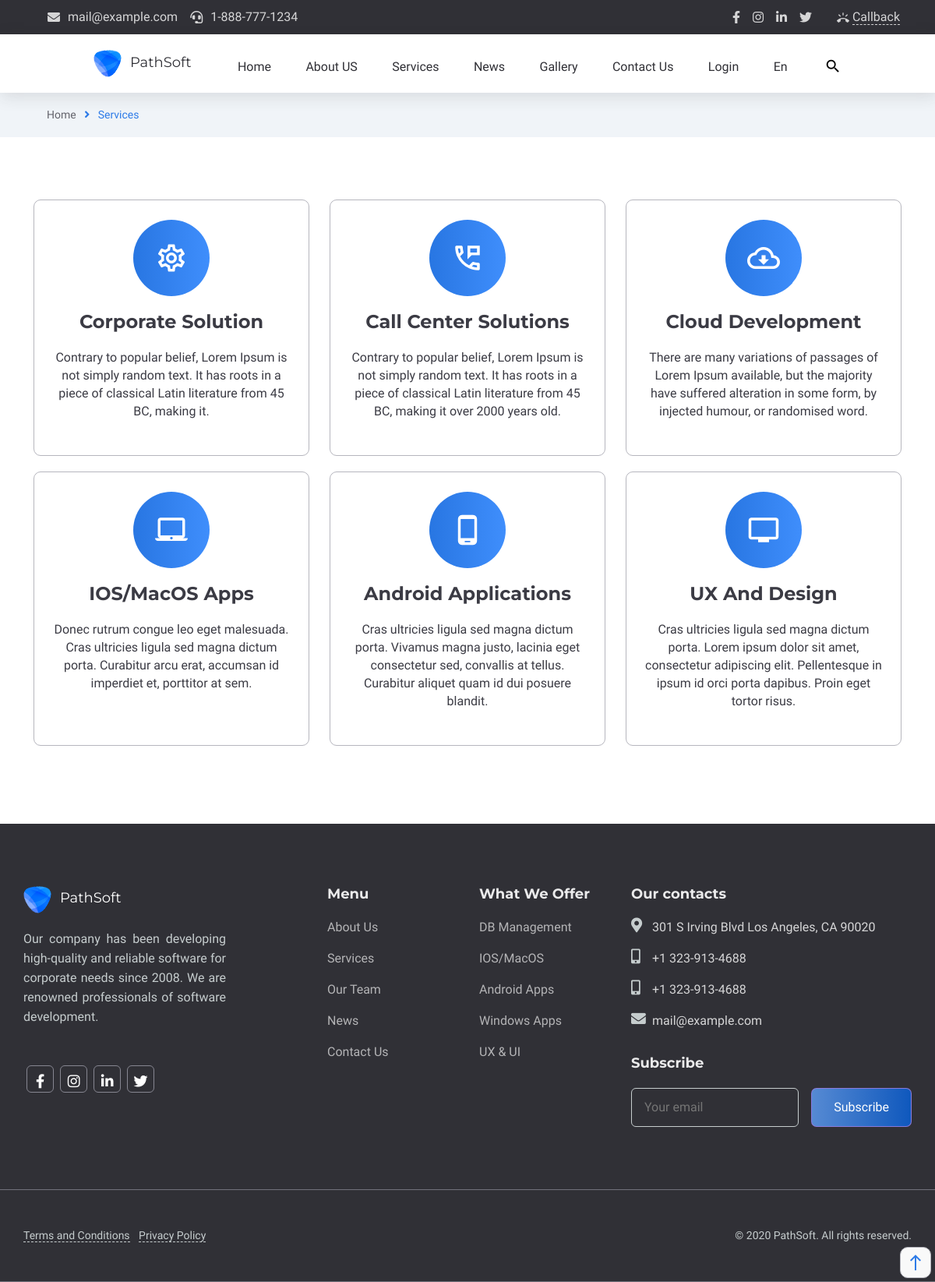
/services, run on the app's committed database.
### app/models.py (models this page shows)
class HeaderContact(db.Model):
    id=db.Column(db.Integer,primary_key=True)
    hc_content=db.Column(db.String(255))
    hc_icon_class=db.Column(db.String(255))
    hc_url=db.Column(db.String(255))

class HeaderSocialIcon(db.Model):
    id=db.Column(db.Integer,primary_key=True)
    hsi_name=db.Column(db.String(255))
    hsi_css_class=db.Column(db.String(255))
    hsi_url=db.Column(db.String(255))

class MeniuLogo(db.Model):
    id=db.Column(db.Integer,primary_key=True)
    logo_title=db.Column(db.String(255))
    logo_url=db.Column(db.String(255))
    logo_alt=db.Column(db.String(255))
    logo_img=db.Column(db.String(255))

class MeniuName(db.Model):
    id=db.Column(db.Integer,primary_key=True)
    meniu_title=db.Column(db.String(255))
    meniu_url=db.Column(db.String(255))
    meniu_icon=db.Column(db.String(255))

class ServicesBox(db.Model):
    id=db.Column(db.Integer,primary_key=True)
    servicesbox_head=db.Column(db.String(255))
    servicesbox_desc=db.Column(db.String(255))
    servicesbox_url=db.Column(db.String(255))
    servicesbox_icon=db.Column(db.String(255))

class FooterCompanyInfo(db.Model):
    id=db.Column(db.Integer,primary_key=True)
    company_info=db.Column(db.String(255))

class FooterSocialIcon(db.Model):
    id=db.Column(db.Integer,primary_key=True)
    footer_si_name=db.Column(db.String(255))
    footer_si_class=db.Column(db.String(255))
    footer_si_link=db.Column(db.String(255))

class FooterMenu(db.Model):
    id=db.Column(db.Integer,primary_key=True)
    ft_menu_name=db.Column(db.String(255))
    ft_menu_link=db.Column(db.String(255))

class FooterOffer(db.Model):
    id=db.Column(db.Integer,primary_key=True)
    offer=db.Column(db.String(255))
    offer_link=db.Column(db.String(255))

class FooterContact(db.Model):
    id=db.Column(db.Integer,primary_key=True)
    footer_contact_name=db.Column(db.String(255))
    footer_contact_icon=db.Column(db.String(255))
    footer_contact_link=db.Column(db.String(255))

### main/routes.py (the view)
@app.route("/services")
def service_index():
    header_contacts=HeaderContact.query.all()
    headersocial_icons=HeaderSocialIcon.query.all()
    logos=MeniuLogo.query.all()
    meniu_names=MeniuName.query.all()
    servicesheadings=ServicesHeading.query.all()
    servicesboxs=ServicesBox.query.all()
    company_info_footers=FooterCompanyInfo.query.all()
    footer_social_icons=FooterSocialIcon.query.all()
    footer_menus=FooterMenu.query.all()
    footer_offers=FooterOffer.query.all()
    footer_contacts=FooterContact.query.all()
    return render_template("main/services.html",servicesboxs=servicesboxs, servicesheadings=servicesheadings, header_contacts=header_contacts, headersocial_icons=headersocial_icons, logos=logos, meniu_names=meniu_names , company_info_footers=company_info_footers, footer_social_icons=footer_social_icons, footer_menus=footer_menus, footer_offers=footer_offers, footer_contacts=footer_contacts)

### app/templates/main/services.html (shortened to what this page needs)
{% extends "main/base.html" %}{% block contentmain %}
<section id="crumbs">
    <div class="container crumbs-bread">
        <div class="row align-items-center justify-content-between">
            <div class="col-auto">
                <div class="crumbs-info">
                    <span class="crumbs-home"><a href="/">Home</a></span> <i class="fas fa-angle-right"></i>
                    <span class="crumbs-about">Services</span>
                </div>
            </div>
        </div>
    </div>
</section>
<section id="services-bar" class="section-padding">
    <div class="container width">
        <div class="row justify-content-center">
            {% for servicesbox in servicesboxs %}
            <div class="col-4 services-box">
                <div class="services-item service-style">
                    <a href="{{servicesbox.servicesbox_url}}" class="">
                        <div class="overlay"></div>
                        <div class="services-info">
                            <i
                                class=" services-icon-main material-icons material-icons-outlined md-icon1">{{servicesbox.servicesbox_icon}}</i>
                            <h2 class="section-item-h2">{{servicesbox.servicesbox_head}}</h2>
                            <p class="section-title">{{servicesbox.servicesbox_desc}}</p>
                        </div>
                    </a>
                </div>
            </div>
            {% endfor %}
        </div>
    </div>
</section>
{% endblock %}

### app/templates/main/base.html (shortened to what this page needs)
<!doctype html>
<html lang="en">
<head>
    <link rel="stylesheet" href="https://cdnjs.cloudflare.com/ajax/libs/font-awesome/5.15.3/css/all.min.css"
 />
    <link rel="stylesheet" href="https://cdn.jsdelivr.net/npm/bootstrap-icons@1.4.1/font/bootstrap-icons.css">
    <link rel="stylesheet" href="https://stackpath.bootstrapcdn.com/bootstrap/4.3.1/css/bootstrap.min.css"
>
    <link rel="stylesheet" href="/static/main/css/style.css">
    <link rel="stylesheet" href="/static/main/css/about.css">
    <link rel="stylesheet" href="/static/main/css/blog.css">
    <link rel="stylesheet" href="/static/main/css/contact.css">
    <link rel="stylesheet" href="/static/main/css/login.css">
    <link rel="stylesheet" href="/static/main/css/gallery.css">
    <link rel="stylesheet" href="/static/main/css/blogitem.css">
</head>
<body>
    <nav id="header-contact">
        <div class="container con">
            <div class="row align-items-center justify-content-between">
                <div class="col-auto">
                    <ul class="header-top-info align-items-center justify-content-between d-flex">
                        {% for header_contact in header_contacts %}
                        <li>
                            <a href="{{header_contact.hc_url}}">
                                <i class="{{header_contact.hc_icon_class}}"></i>
                                <span>{{header_contact.hc_content}}</span>
                            </a>
                        </li>
                        {% endfor %}
                    </ul>
                </div>
                <div class="col-auto">
                    <div class="header-top-links align-items-center justify-content-between d-flex ">
                        <ul class="social-links">
                            {% for headersocial_icon in headersocial_icons %}
                            <li>
                                <a href="{{headersocial_icon.hsi_url}}"><i
                                        class="{{headersocial_icon.hsi_css_class}}"></i></a>
                            </li>
                            {% endfor %}
                        </ul>
                        <div class="header-top-btn">
                            <a href="#" class="header-call-back-link">
                                <i class="material-icons">ring_volume</i>
                                <span>Callback</span>
                            </a>
                        </div>
                    </div>
                </div>
            </div>
        </div>
    </nav>
    <section id="meniu-bar" class="sticky-menu">
        <div class="meniu-nav">
            {% for logo in logos %}
            <div class="logo">
                <a href="{{logo.logo_url}}"><img src="/static/uploads/{{logo.logo_img}}" alt="{{logo.logo_alt}}">
                    <span>{{logo.logo_title}}</span>
                </a>
            </div>
            {% endfor %}
            <div class="meniu-item">
                <ul>
                    {% for meniu_name in meniu_names %}
                    <li>
                        <a href="{{meniu_name.meniu_url}}" class="menu-list-to" data-title="{{meniu_name.meniu_title}}">
                            <span data-title="{{meniu_name.meniu_title}}"> {{meniu_name.meniu_title}}</span>
                            <i class="{{meniu_name.meniu_icon}}"></i>
                        </a>
                    </li>
                    {% endfor %}
                    <li class="menu-search">
                        <a href="http://">
                            <i class="material-icons md-22 header-search-ico-search">search</i></a>
                    </li>
                </ul>
            </div>
        </div>
    </section>
    {% block contentmain %}
    {% endblock %}
    <section id="footer">
        <div class="container section-padding">
            <div class="row">
                <div class="col-4">
                    <div class="footer-item">
                        {% for logo in logos %}
                        <div class="logo">
                            <a href="{{logo.logo_url}}"><img src="/static/uploads/{{logo.logo_img}}"
                                    alt="{{logo.logo_alt}}">
                                <span>{{logo.logo_title}}</span>
                            </a>
                        </div>
                        {% endfor %}
                        <div class="company-info">
                            {% for company_info_footer in company_info_footers %}
                            <p>{{company_info_footer.company_info}}</p>
                            {% endfor %}
                        </div>
                        <div class="company-sosial-media">
                            {% for footer_social_icon in footer_social_icons %}
                            <a href="{{footer_social_icon.footer_si_link}}">
                                <div class="company-sosial-icon" title="{{footer_social_icon.footer_si_name}}"><i
                                        class="{{footer_social_icon.footer_si_class}}"></i></div>
                            </a>
                            {% endfor %}
                        </div>
                    </div>
                </div>
                <div class="col-2">
                    <div class="company-menu">
                        <h4>Menu</h4>
                        <ul class="company-footer-meniu">
                            {% for footer_menu in footer_menus %}
                            <li>
                                <a href="{{footer_menu.ft_menu_link}}" class="menu-list-to footer-list-to"
                                    data-title="{{footer_menu.ft_menu_name}}">
                                    <span data-title="{{footer_menu.ft_menu_name}}">{{footer_menu.ft_menu_name}}</span>
                                </a>
                            </li>
                            {% endfor %}
                        </ul>
                    </div>
                </div>
                <div class="col-2">
                    <div class="company-menu">
                        <h4>What We Offer</h4>
                        <ul class="company-footer-meniu">
                            {% for footer_offer in footer_offers %}
                            <li>
                                <a href="{{footer_offer.offer_link}}" class="menu-list-to footer-list-to"
                                    data-title="{{footer_offer.offer}}">
                                    <span data-title="{{footer_offer.offer}}"> {{footer_offer.offer}}</span>
                                </a>
                            </li>
                            {% endfor %}
                        </ul>
                    </div>
                </div>
                <div class="col-4">
                    <div class="company-contacts">
                        <h4>Our contacts</h4>
                        <div class="company-contacts-item">
                            <ul class="footer-contact">
                                {% for footer_contact in footer_contacts %}
                                <li class="d-flex">
                                    <i class="{{footer_contact.footer_contact_icon}}"></i>
                                    <div class="footer-contact-info"> <a
                                            href="{{footer_contact.footer_contact_link}}">{{footer_contact.footer_contact_name}}</a>
                                    </div>
                                </li>
                                {% endfor %}
                            </ul>
                            <div class="company-contacts-form">
                                <h4>Subscribe</h4>
                                <div class="contacts-form">
                                    <form action="" class="d-flex">
                                        <input type="text" placeholder="Your email" name="mail" required
                                            class="form-email">
                                        <input type="submit" value="Subscribe" class="form-subscribe">
                                    </form>
                                </div>
                            </div>
                        </div>
                    </div>
                </div>
            </div>
        </div>
    </section>
    <section id="copyright">
        <div class="container copyright-padding">
            <div class="row">
                <div class="col-12">
                    <div class="copyright-item">
                        <div class="footer-links">
                            <a href="http://"><span class="conditions">Terms and Conditions</span> </a>
                            <a href="http://"><span class="privacy">Privacy Policy</span></a>
                        </div>
                        <div class="copyright-text">&#169 2020 PathSoft. All rights reserved.</div>
                    </div>
                </div>
            </div>
        </div>
    </section>
    <a href="#geriqayt" class="geriqayt"><i class="material-icons"> east</i></a>
</body>
</html>

### app/static/main/css/about.css (style rules this page uses)
#crumbs { background-color: #f0f4f8; }
.crumbs-bread { padding: 18px 0; }
.crumbs-info { font-size: 14px; margin:0 30px; }
.crumbs-home a { color: #63636b; }
.crumbs-info i { color: #2c7ae7; padding: 0px 7px; }
.crumbs-about { color: #2c7ae7; }

### app/static/main/css/blog.css (style rules this page uses)
ul { padding: 0; }
input { overflow: visible; }
[type="submit"]:not(:disabled), button:not(:disabled) { cursor: pointer; }
img { vertical-align: middle; border-style: none; }

### data on the page
HeaderContact: hc_content "mail@example.com"
HeaderContact: hc_content "1-888-777-1234"
MeniuLogo: logo_img (picture), logo_title "PathSoft"
MeniuName: meniu_title "Home"
MeniuName: meniu_title "About US"
MeniuName: meniu_title "Services"
MeniuName: meniu_title "News"
MeniuName: meniu_title "Gallery"
MeniuName: meniu_title "Contact Us"
MeniuName: meniu_title "Login"
MeniuName: meniu_title "En"
ServicesBox: servicesbox_head "Corporate Solution", servicesbox_desc "Contrary to popular belief, Lorem Ipsum is not simply random text. It has roots in a piece of classical Latin literature from 45 BC, making it."
ServicesBox: servicesbox_head "Call Center Solutions", servicesbox_desc "Contrary to popular belief, Lorem Ipsum is not simply random text. It has roots in a piece of classical Latin literature from 45 BC, making it over 2000 years old."
ServicesBox: servicesbox_head "Cloud Development", servicesbox_desc "There are many variations of passages of Lorem Ipsum available, but the majority have suffered alteration in some form, by injected humour, or randomised word."
ServicesBox: servicesbox_head "IOS/MacOS Apps", servicesbox_desc "Donec rutrum congue leo eget malesuada. Cras ultricies ligula sed magna dictum porta. Curabitur arcu erat, accumsan id imperdiet et, porttitor at sem."
ServicesBox: servicesbox_head "Android Applications", servicesbox_desc "Cras ultricies ligula sed magna dictum porta. Vivamus magna justo, lacinia eget consectetur sed, convallis at tellus. Curabitur aliquet quam id dui posuere blandit."
ServicesBox: servicesbox_head "UX And Design", servicesbox_desc "Cras ultricies ligula sed magna dictum porta. Lorem ipsum dolor sit amet, consectetur adipiscing elit. Pellentesque in ipsum id orci porta dapibus. Proin eget tortor risus."
FooterCompanyInfo: company_info "Our company has been developing high-quality and reliable software for corporate needs since 2008. We are renowned professionals of software development."
FooterMenu: ft_menu_name "About Us"
FooterMenu: ft_menu_name "Services"
FooterMenu: ft_menu_name "Our Team"
FooterMenu: ft_menu_name "News"
FooterMenu: ft_menu_name "Contact Us"
FooterOffer: offer "DB Management"
FooterOffer: offer "IOS/MacOS"
FooterOffer: offer "Android Apps"
FooterOffer: offer "Windows Apps"
FooterOffer: offer "UX & UI"
FooterContact: footer_contact_name "301 S Irving Blvd Los Angeles, CA 90020"
FooterContact: footer_contact_name "+1 323-913-4688"
FooterContact: footer_contact_name "+1 323-913-4688"
FooterContact: footer_contact_name "mail@example.com"
